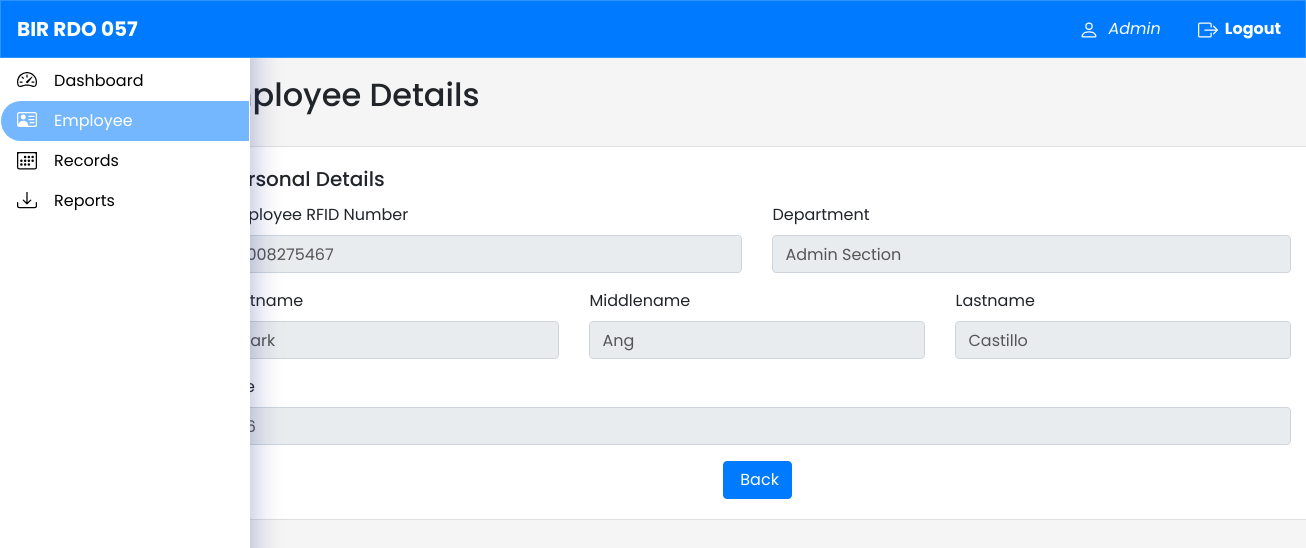
Screenshot of /view_employee.php?id=6 (signed in) with the database file from the repository.
### tables this page shows
CREATE TABLE `employee` (
  `id` int(11) NOT NULL,
  `rfid_card` varchar(11) NOT NULL,
  `firstname` varchar(255) NOT NULL,
  `middlename` varchar(255) NOT NULL,
  `lastname` varchar(255) NOT NULL,
  `age` int(11) NOT NULL,
  `department` varchar(255) NOT NULL
);

### view_employee.php (the view, shortened to what this page needs)
<?php
include "conn.php";
if (isset($_GET['id'])) {
    $id = $_GET['id'];
    $sql = "SELECT * FROM employee WHERE id = :id";
    $stmt = $conn->prepare($sql);
    $stmt->bindParam(':id', $id);
    $stmt->execute();
    $row = $stmt->fetch(PDO::FETCH_ASSOC);
} else {
    echo "ID parameter is missing in the URL.";
}
?>
<!DOCTYPE html>
<html lang="en">
<head>
  <link href="https://stackpath.bootstrapcdn.com/bootstrap/4.5.2/css/bootstrap.min.css" rel="stylesheet">
</head>
<body>
  <nav class="navbar navbar-expand-lg navbar-light fixed-top">
    <a class="navbar-brand" href="#"><b>BIR RDO 057</b></a>
    <div class="collapse navbar-collapse" id="navbarSupportedContent">
      <ul class="navbar-nav ml-auto"><li class="nav-item">
          <a class="nav-link" href="#" style="color: #fff;">
          <i>&nbsp;<?php echo $_SESSION['username']; ?></i></a>
        </li>&nbsp;&nbsp;&nbsp;&nbsp;&nbsp;
        <li class="nav-item">
          <a class="nav-link" href="#" style="color: #fff;"><b>
          &nbsp;Logout</b></a>
        </li>
      </ul>
    </div>
  </nav>
  <div class="side-nav">
    <ul class="nav flex-column">
      <li class="nav-item">
        <a class="nav-link" href="dashboard.php">
        &nbsp;&nbsp;&nbsp;
      Dashboard</a>
      </li>
      <li class="nav-item">
        <a class="nav-link active" href="employee.php">
        &nbsp;&nbsp;&nbsp;
        Employee</a>
      </li>
      <li class="nav-item">
        <a class="nav-link" href="records.php">
        &nbsp;&nbsp;&nbsp;
        Records</a>
      </li>
      <li class="nav-item">
        <a class="nav-link" href="reports.php">
        &nbsp;&nbsp;&nbsp;
        Reports</a>
      </li>
    </ul>
  </div>
  <div class="main-content">
    <div class="container">
      <h2>Employee Details</h2><br>
      <div class="row">
        <div class="col-xl-12">
          <div class="card">
          <div class="card-body">
    <h5 class="card-title">Personal Details</h5>
    <div class="row">
        <div class="col-md-6">
            <div class="mb-3">
                <label for="formGroupExampleInput2" class="form-label">Employee RFID Number</label>
                <input type="text" class="form-control" value="<?php echo $row["rfid_card"]; ?>" id="formGroupExampleInput2" readonly>
            </div>
        </div>
        <div class="col-md-6">
            <div class="mb-3">
                <label for="formGroupExampleInput2" class="form-label">Department</label>
                <input type="text" class="form-control" value="<?php echo $row["department"]; ?>" id="formGroupExampleInput2" readonly>
            </div>
        </div>
    </div>
    <div class="row">
        <div class="col-md-4">
            <div class="mb-3">
                <label for="formGroupExampleInput2" class="form-label">Firstname</label>
                <input type="text" class="form-control" value="<?php echo $row["firstname"]; ?>" id="formGroupExampleInput2" readonly>
            </div>
        </div>
        <div class="col-md-4">
            <div class="mb-3">
                <label for="formGroupExampleInput2" class="form-label">Middlename</label>
                <input type="text" class="form-control" value="<?php echo $row["middlename"]; ?>" id="formGroupExampleInput2" readonly>
            </div>
        </div>
        <div class="col-md-4">
            <div class="mb-3">
                <label for="formGroupExampleInput2" class="form-label">Lastname</label>
                <input type="text" class="form-control" value="<?php echo $row["lastname"]; ?>" id="formGroupExampleInput2" readonly>
            </div>
        </div>
    </div>
    <div class="row">
        <div class="col-md-12">
            <div class="mb-3">
                <label for="formGroupExampleInput2" class="form-label">Age</label>
                <input type="text" class="form-control" value="<?php echo $row["age"]; ?>" id="formGroupExampleInput2" readonly>
            </div>
        </div>
    </div>
    <div class="text-center">
        <a href="employee.php"><button class="btn btn-primary">&nbsp;Back</button></a>
    </div>
</div>
          </div>
        </div>
      </div>
    </div>
  </div>
</body>
</html>

### view_employee.php (style rules this page uses)
body { padding-top: 56px; font-family: 'Poppins', sans-serif; background-color: #f5f5f5; overflow-x:hidden; }
.side-nav { height: 100%; width: 250px; position: fixed; top: 0; left: 0; z-index: 1; background: #fff; box-shadow: 0 8px 32px 0 rgba( 31, 38, 135, 0.37 ); backdrop-filter: blur( 19px ); -webkit-backdrop-filter: blur( 19px ); border-radius: 10px; border: 1px solid rgba( 255, 255, 255, 0.18 ); padding-top: 60px; }
.side-nav .nav-link { color: #000; }
.side-nav .nav-link.active { background-color: #74b7ff; color: #fff !important; border-radius: 30px 0px 0px 30px; }
.main-content { position: relative; left:8%; padding: 20px; }
.navbar { background: #007bff; backdrop-filter: blur( 20px ); -webkit-backdrop-filter: blur( 20px ); border: 1px solid rgba( 255, 255, 255, 0.18 ); }
.navbar-brand b { color: #fff; }
.navbar-nav .nav-link { color: #fff; }
input[readonly] { color: #555; cursor: not-allowed; }

### rows the page displays
employee: rfid_card "0008275467", department "Admin Section", firstname "Mark", middlename "Ang", lastname "Castillo", age "26"

### other values shown
$_SESSION['username'] "Admin"
